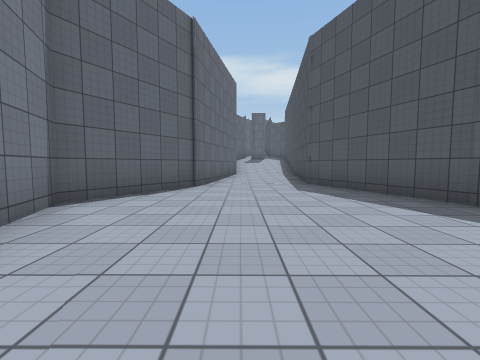
[1] (above)

14 first-person views from a walk through a Unity game level. The camera is 1.2 m above the floor, tilts 4° down and sees 90° across. The floor is counted in squares, 2 m on a side. Each view is taken from the middle of a square. On the plan, view 1 faces up. The plan holds only what a view shows up to about 9 squares ahead; the rest is blank. The place goes on beyond the plan. The player character is not drawn. Surface patterns are stand-ins for the level's own textures.

[2]
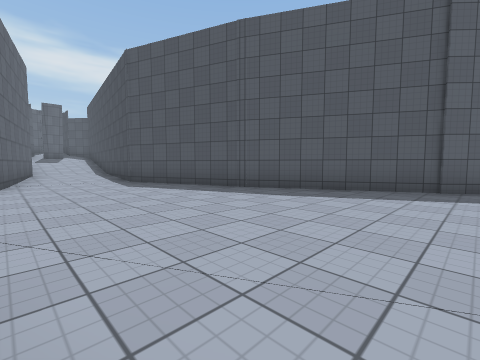

[3]
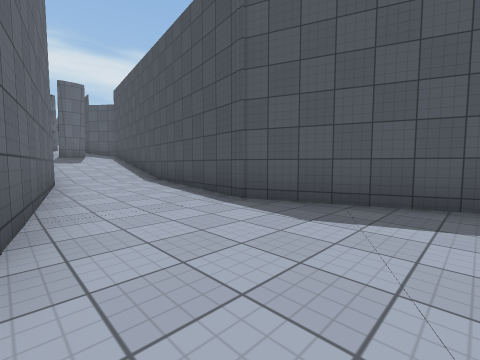

[4]
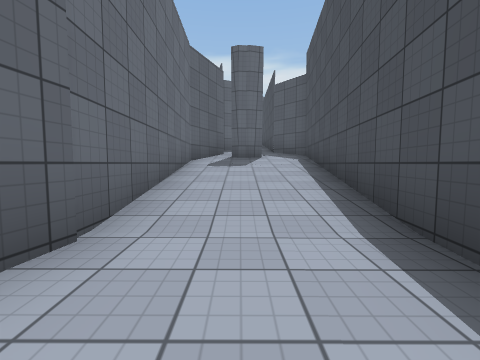

[5]
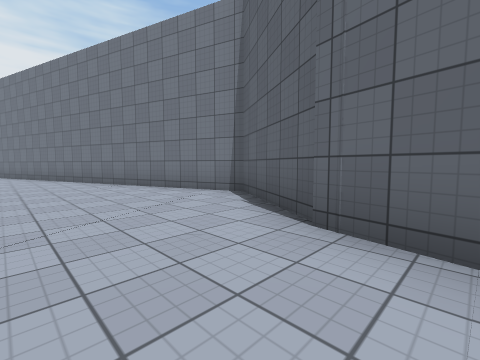

[6]
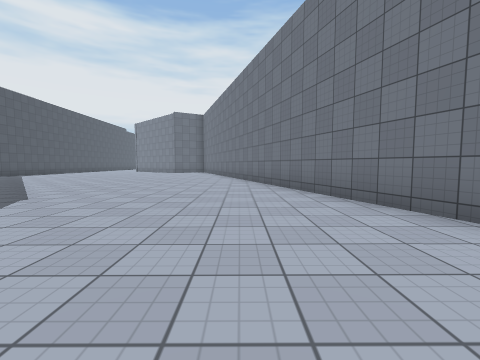

[7]
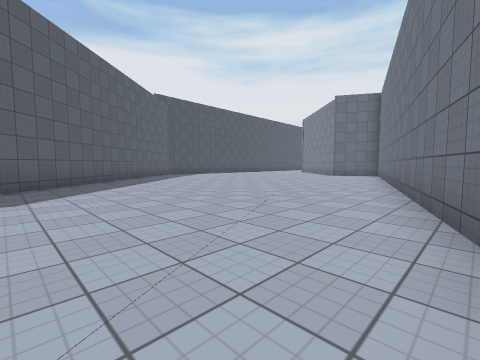

[8]
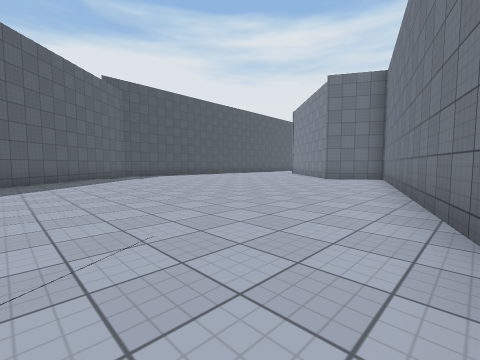

[9]
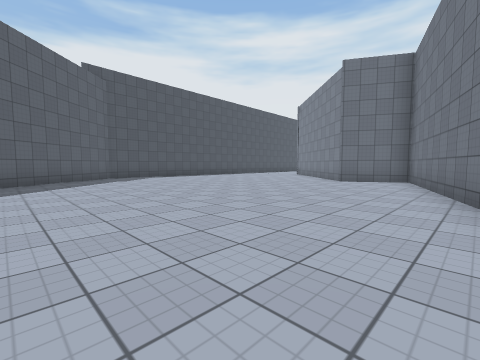

[10]
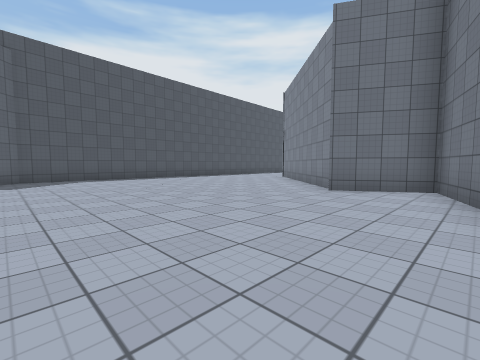

[11]
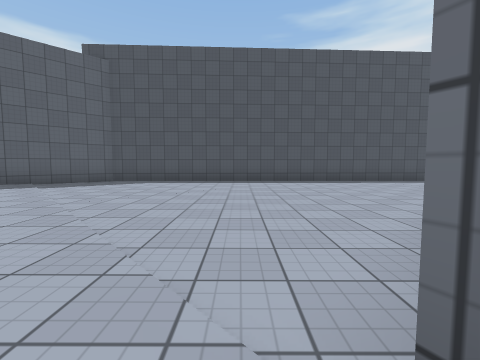

[12]
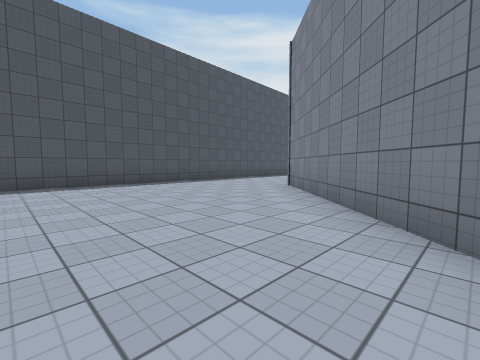

[13]
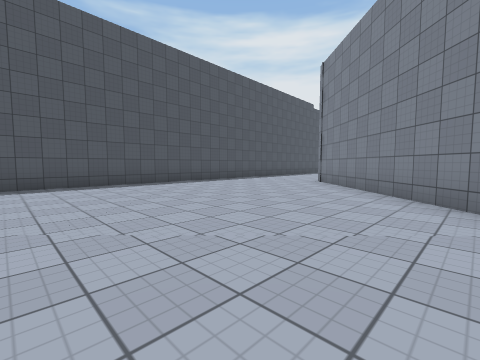

[14]
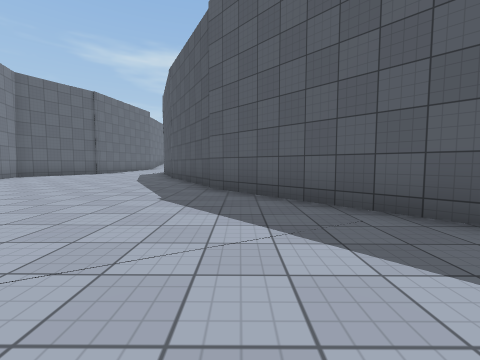

### Floor plan
Key: @ floor where view 1 was taken; # wall or solid block; . main floor; : floor 0.25 m higher than the main floor; - floor 0.25 m lower than the main floor; / step, stairs or slope.
Columns run from 3 left of view 1 to 14 right of it. Each row starts with its distance up from view 1.
 17    #//#
 16   ###/#
 15   #///#
 14   #///#
 13   #///#
 12   #///#
 11   #:::#
 10   #:::#
  9   #:::#
  8   #..#
  7   #..##
  6  ##...#
  5 ##....#
  4 #.....##
  3 #......#
  2 #......##
  1 ##......#
  0  #.@.....#
 -1  #.......##
 -2  ##.......##
 -3   #........##
 -4   #.........##
 -5   ##.........##
 -6    #..........##
 -7    #..........-#
 -8    ##.........--##
 -9     #........----#
-10     #.......-----#
-11      #.....------#
-12      #....-------#
-13      #...--------#
-14      ##..--------#
-15       #.#--------#
-16       ## #-------#
-17           #------#
-18            ##----#

Positions as (right, up) in squares from view 1, and headings:
1: (0, 0), facing up
2: (-1, -1), facing up-right
3: (-1, 4), facing up-right
4: (1, 9), facing up
5: (1, 7), facing down-left
6: (1, 2), facing down
7: (0, -2), facing down-right
8: (1, -5), facing down-right
9: (2, -6), facing down-right
10: (3, -9), facing down-right
11: (5, -14), facing right
12: (6, -13), facing down-right
13: (6, -11), facing down-right
14: (6, -6), facing up
